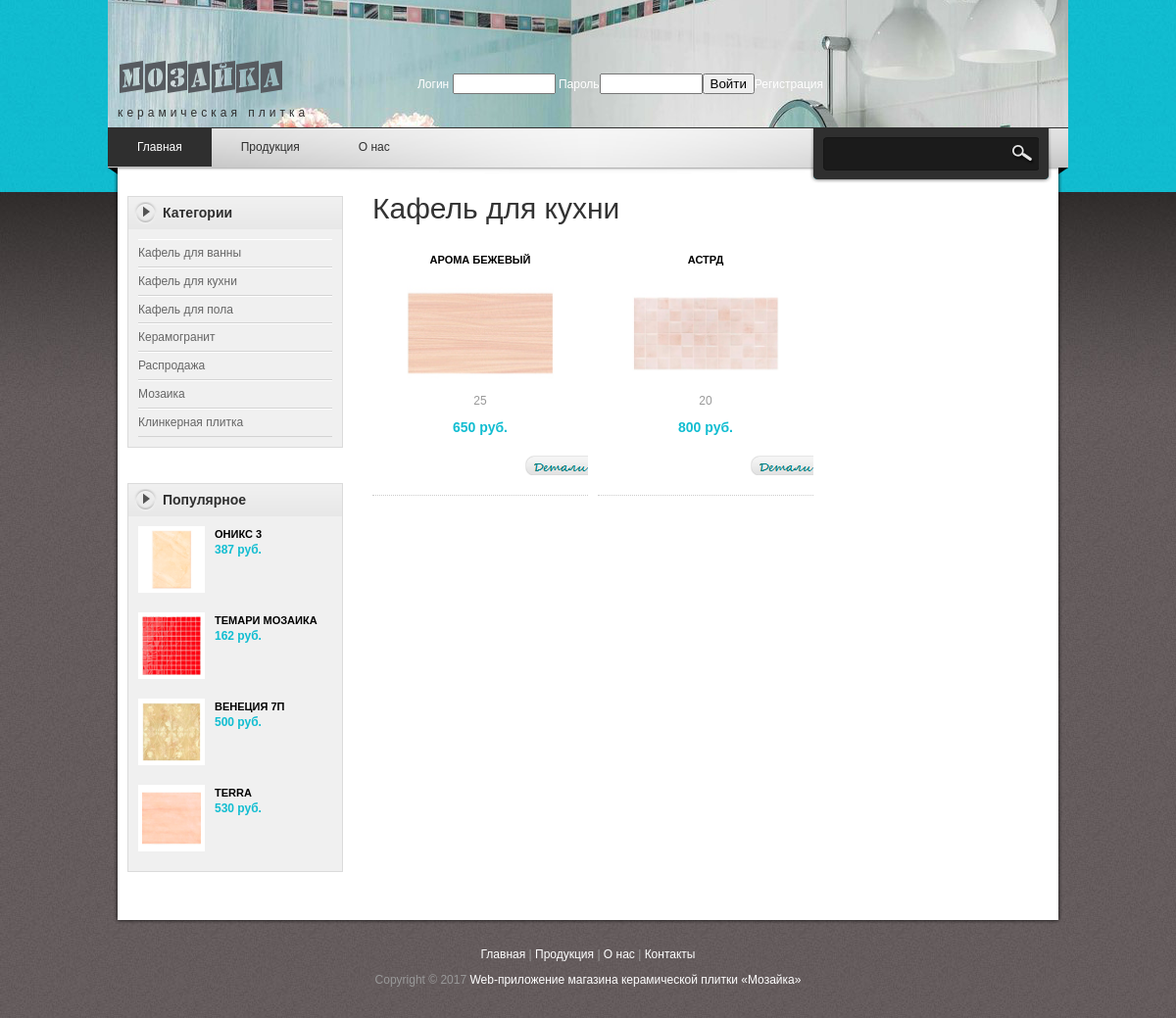
The page /index.php?idk=5 on the database its author committed.
### tables this page shows
CREATE TABLE `kat` (
  `idk` int(11) NOT NULL,
  `kat` varchar(255) NOT NULL
);

CREATE TABLE `tovar` (
  `idt` int(11) NOT NULL,
  `nametov` varchar(100) NOT NULL,
  `opistovar` text NOT NULL,
  `imagetovar` varchar(100) NOT NULL,
  `idk` int(11) NOT NULL,
  `cena` int(11) NOT NULL,
  `datad` date NOT NULL,
  `h` int(11) NOT NULL,
  `w` int(11) NOT NULL,
  `kolvom` int(11) NOT NULL
);

### index.php (the view, shortened to what this page needs)
<?php	include 'header.php'; ?>
            <div class="sidebar_box"><span class="bottom"></span>
            	<h3>Популярное</h3>
                <div class="content">
                <?php
				$idk=$_GET['idk'];
			$key=$_POST['keyword'];
					$query3 = "SELECT * FROM tovar t2  order by datad asc LIMIT 4 ";
$result3 = mysql_query($query3) or die(mysql_error());
					while($row3 = mysql_fetch_array($result3))
    {
	echo "<div class='bs_box'>";
                    	echo "<a href='productdetail.php?id={$row3['0']}'><img src={$row3['3']} alt='image' width='60'/></a>
                        <h4><a href='productdetail.php?id={$row3['0']}'>{$row3['1']}</a></h4>
                        <p class='price'>{$row3['5']} руб.</p>
                        <div class='cleaner'></div>
                    </div>";}
					?>
                </div>
            </div>
        </div>
        <div id="content" class="float_r">
        <?php
	if (($idk=='') and ($key==''))	{ echo "<h1>Новая продукция</h1>";
	$query4 = "SELECT *,SUBSTRING(opistovar,1,90) as k FROM tovar order by datad desc LIMIT 6";
	}
	elseif  (($idk<>'') and ($key==''))
	{
		$querykat = mysql_query("select * from kat where idk=$idk") or die(mysql_error());
		while($rowkat = mysql_fetch_array($querykat)) {
	echo "<h1>{$rowkat['1']}</h1>";
		}
	$query4 = "SELECT *,SUBSTRING(opistovar,1,90) as k FROM tovar where idk=$idk";
	}
	else {
		echo "<h1>Поиск по '$key'</h1>";
	$query4 = "SELECT *,SUBSTRING(opistovar,1,90) as k FROM tovar where nametov like '%$key%'";
	}
$result4 = mysql_query($query4) or die(mysql_error());
					$i=0;
					while($row4 = mysql_fetch_array($result4))
    {
echo "<div class='product_box'>
<h3>{$row4['1']}</h3>
                 <a href='#'><img src={$row4['3']} alt='image' width='150'/></a>
				 <p>{$row4['7']}</p>
				 <p class='product_price'>{$row4['5']} руб.</p>";
               echo "<a href='productdetail.php?id={$row4['0']}' class='detail'></a> <input name='id' type='hidden' value='". $row4['0'] ."'>   </form>
            </div>
			"; $i++;
			if ($i % 3 == 0) {echo " <div class='cleaner'></div>";}}
				?>
        </div>
    </div>
   <?php	include 'footer.php'; ?>
</div>
</body>
</html>

### header.php (shortened to what this page needs)
<?php
$logged = $_SESSION['user'];
$query2 = "SELECT * FROM kat";
$result2 = mysql_query($query2) or die(mysql_error());
?>
<!DOCTYPE html PUBLIC "-//W3C//DTD XHTML 1.0 Transitional//EN" "http://www.w3.org/TR/xhtml1/DTD/xhtml1-transitional.dtd">
<html xmlns="http://www.w3.org/1999/xhtml">
<head>
<link href="templatemo_style.css" rel="stylesheet" type="text/css" />
<link rel="stylesheet" href="nivo-slider.css" type="text/css" media="screen" />
<link rel="stylesheet" type="text/css" href="css/ddsmoothmenu.css" />
</head>
<body>
<div id="templatemo_body_wrapper">
<div id="templatemo_wrapper">
	<div id="templatemo_header">
    	<div id="site_title"><h1><a href="index.php"><br>керамическая плитка</a></h1></div>
       	  <div id="header_right">
        <p>
<?php
if ((!$logged) ) {
 echo "<a href='#'><form method='post' action='logmi.php'>";
 echo "Логин  <input type=text size=10 maxlength=10 name='login' />";
 echo "  Пароль<input type='password' size=10 maxlength=10 name='password' />";
echo "<input type='submit'  name='del' value='Войти' /><a href='reg.php'>Регистрация</a>";} else {	$row = mysql_fetch_array($result);
	echo $row['3'];echo  ", добро пожаловать!!! " ;echo  "<a href='login.php?act=logout'>Выйти</a>";}
 ?>
		</div>
			</div>
    <div id="templatemo_menubar">
    	<div id="top_nav" class="ddsmoothmenu">
            <ul>
                <li><a href="index.php" class="selected">Главная</a></li>
                <li><a href="#">Продукция</a>
                </li>
                <li><a href="about.php">О нас</a>
                </li>
            </ul>
            <br style="clear: left" />
        </div>
        <div id="templatemo_search">
            <form action="index.php" method="post">
              <input type="text" value=" " name="keyword" id="keyword" title="keyword" onfocus="clearText(this)" onblur="clearText(this)" class="txt_field" />
              <input type="submit" name="Search" value=" " alt="Search" id="searchbutton" title="Search" class="sub_btn"  />
            </form>
        </div>
    </div>
    <div id="templatemo_main">
    	<div id="sidebar" class="float_l">
        	<div class="sidebar_box"><span class="bottom"></span>
            	<h3>Категории</h3>
                <div class="content">
                	<ul class="sidebar_list">
						<?php
					while($row2 = mysql_fetch_array($result2))
    {
                       echo "<li><a href='index.php?idk={$row2['0']}'>{$row2['1']}</a></li>";
	} ?>
                    </ul>
                </div>
             </div>

### templatemo_style.css (style rules this page uses)
body { margin: 0; padding: 0; color: #999; font-family: Tahoma, Geneva, sans-serif; font-size: 12px; line-height: 1.4em; background-color: #665f5f; background-repeat: repeat; background-image: url(images/templatemo_body.jpg) }
a, a:link, a:visited { color: #0299aa; font-weight: normal; text-decoration: none }
a.detail { display: inline-block; width: 64px; height: 20px; line-height: 20px; text-align: center; font-size: 10px; font-weight: bold; color: #333; background: url(images/templatemo_detail.png) }
p { margin: 0 0 10px 0; padding: 0; }
img { border: none; }
h1, h2, h3, h4, h5, h6 { color: #333; font-weight: normal; }
h1 { font-size: 30px; margin: 0 0 30px; padding: 5px 0 }
h3 { font-size: 20px; margin: 0 0 20px; padding: 0; }
h4 { font-size: 16px; margin: 0 0 15px; padding: 0; }
.float_l { float: left }
.float_r { float: right }
#templatemo_body_wrapper { width: 100%; background: url(images/templatemo_body_top.jpg) repeat-x top }
#templatemo_wrapper { width: 980px; margin: 0 auto; }
#templatemo_header { width: 960px; height: 70px; padding: 30px 10px; background: url(images/templatemo_header_bg.png) no-repeat bottom; }
#templatemo_menubar { width: 980px; height: 60px; background: url(images/templatemo_menubar.png) no-repeat; }
#templatemo_main { width: 940px; padding: 10px 20px; background: url(images/templatemo_main_bg.png) repeat-y }
#content { width: 690px }
#sidebar { width: 220px }
#site_title { float: left; margin-top: 30px; }
#site_title h1 { margin: 0; padding: 0 }
#site_title h1 a { display: block; width: 300px; height: 40px; padding-top: 30px; font-size: 12px; letter-spacing: 4px; color: #2f2f2f; text-align: left; background: url(images/templatemo_logo.png) no-repeat top left }
#header_right { float: right; margin: 35px 240px 0 0; color: #666; }
#header_right a { color: #fff }
#templatemo_search { float: right; margin: 10px 30px 0; width: 220px; height: 34px; background: url(images/templatemo_search_bg.png) }
#templatemo_search .txt_field { float: left; display: block; height: 22px; line-height: 22px; width: 170px; color: #999; font-size: 12px; padding: 5px; font-variant: normal; border: none; background: none; }
#templatemo_search .sub_btn { float: right; display: block; color: #fff; height: 33px; width: 40px; font-size: 11px; font-weight: 700; line-height: 26px; cursor: pointer; border: none; background: none; }
.sidebar_box { position: relative; background: #f0f0f0; margin-bottom: 36px; border: 1px solid #dbdbdb }
.sidebar_box h3 { font-size: 14px; font-weight: 700; padding: 0 10px 0 35px; margin: 0; width: 185px; height: 33px; line-height: 33px; margin-bottom: 0; background: url(images/templatemo_sidebar_header.png) no-repeat; color: #2f2f2f }
#sidebar .sidebar_box .content { padding: 10px 10px 0; }
#sidebar .sidebar_list { margin: 0; padding: 0 0 10px; list-style: none; }
#sidebar .sidebar_list li { display: block; margin: 0; padding: 5px 0; border-top: 1px solid #fff; border-bottom: 1px solid #d3d3d3 }
#sidebar .sidebar_list li a { color: #666; }
.bs_box { clear: both; margin-bottom: 20px }
.bs_box img { float: left; margin-right: 10px; border: 4px solid #fff }
.bs_box h4 { margin-bottom: 0 }
.bs_box h4 a { font-size: 11px; color: #000; font-weight: 700 }
.bs_box .price { font-size: 12px; font-weight: 700; color: #11bdd1 }
.product_box { float: left; width: 220px; text-align: center; margin: 0 10px 30px 0; padding-bottom: 20px; border-bottom: 1px dotted #ccc }
.product_box img { margin-bottom: 5px; }
.product_box h3 { font-size: 11px; color: #000; font-weight: 700; margin-bottom: 10px; }
.product_box .product_price { color: #11bdd1; font-size: 14px; font-weight: 700; margin-bottom: 20px; }
.product_box .detail { float: right; display: block; }

### css/ddsmoothmenu.css (style rules this page uses)
.ddsmoothmenu { float: left; }
.ddsmoothmenu ul { z-index:100; margin: 0; padding: 0; list-style-type: none; }
.ddsmoothmenu ul li { position: relative; display: inline; float: left; }
.ddsmoothmenu ul li a { display: block; padding: 0 30px; height: 40px; line-height: 40px; font-size: 12px; color: #2f2f2f; text-decoration: none; outline: none; text-align: center; }
.ddsmoothmenu ul li a.selected, .ddsmoothmenu ul li a:hover { color: #fff; background: #2f2f2f; }

### rows shown on the page
kat: kat "Кафель для ванны"
kat: kat "Кафель для кухни"
kat: kat "Кафель для пола"
kat: kat "Керамогранит"
kat: kat "Распродажа"
kat: kat "Мозаика"
kat: kat "Клинкерная плитка"
tovar: imagetovar (picture), nametov "ОНИКС 3", cena "387"
tovar: imagetovar (picture), nametov "ТЕМАРИ МОЗАИКА", cena "162"
tovar: imagetovar (picture), nametov "ВЕНЕЦИЯ 7П", cena "500"
tovar: imagetovar (picture), nametov "TERRA", cena "530"
tovar: nametov "АРОМА БЕЖЕВЫЙ", imagetovar (picture), h "25", cena "650"
tovar: nametov "АСТРД", imagetovar (picture), h "20", cena "800"
